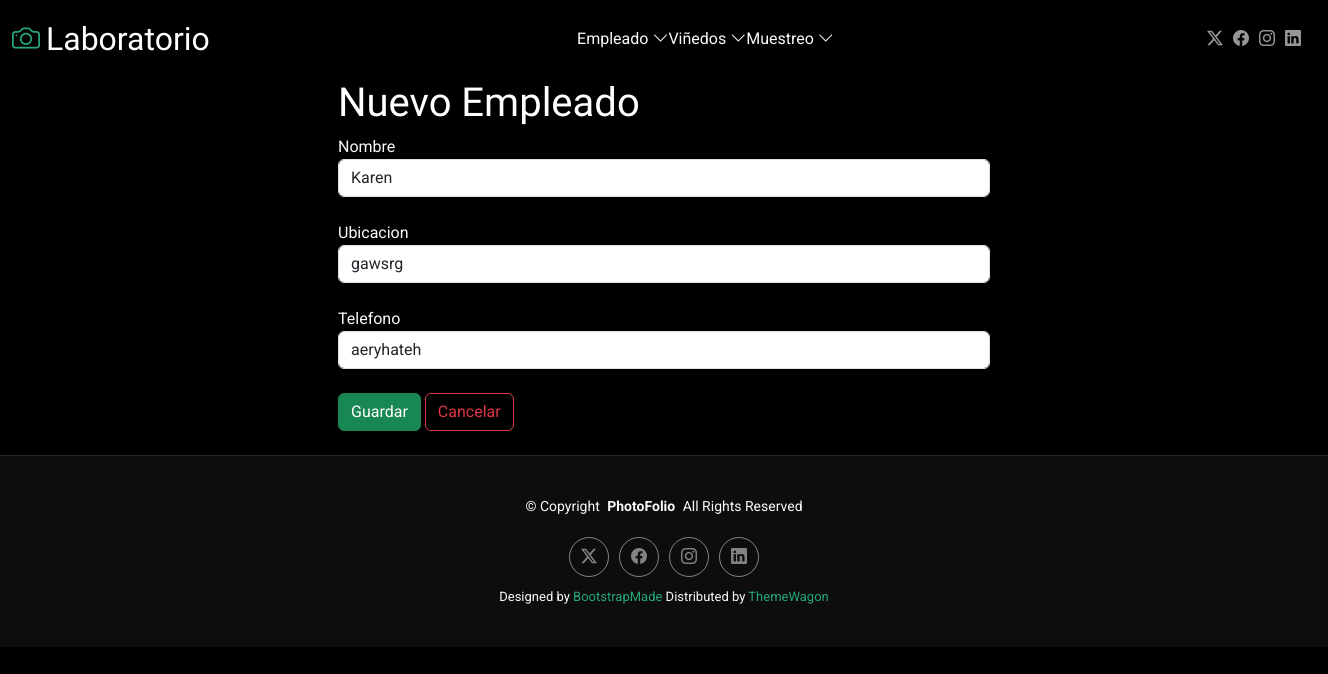
/editarEmpleado/3, run on the app's committed database.
### Aplicaciones/Empleado/models.py (models this page shows, shortened)
class Empleado(models.Model):
    id = models.AutoField(primary_key=True)
    nombre = models.CharField(max_length=100)
    ubicacion = models.CharField(max_length=200)
    telefono = models.CharField(max_length=20)

### Aplicaciones/Empleado/views.py (the view)
# urls.py: path('editarEmpleado/<id>',views.editarEmpleado),
def editarEmpleado(request,id):
    empleadoEditar=Empleado.objects.get(id=id)
    return render(request,"editarEmpleado.html",{'empleadoEditar':empleadoEditar})

### Aplicaciones/Empleado/templates/editarEmpleado.html (shortened to what this page needs)
{% extends 'plantilla.html' %}
{% load static %}
{% block body %}
<div class="row">
    <div class="col-md-3"></div>
    <div class="col-md-6 bg-black">
        <h1>Nuevo Empleado</h1>
        <form action="/procesarEdicionEmpleado" method="post">
            <label for="nombre">Nombre</label><br>
            <input class="form-control" type="text" name="nombre" id="nombre" value="{{empleadoEditar.nombre}}"><br>
            <label for="ubicacion">Ubicacion</label><br>
            <input class="form-control" type="text" name="ubicacion" id="ubicacion" value="{{empleadoEditar.ubicacion}}"><br>
            <label for="telefono">Telefono</label><br>
            <input class="form-control" type="text" name="telefono" id="telefono" value="{{empleadoEditar.telefono}}"><br>
            <button class="btn btn-success" type="submit">Guardar</button>
            <a class="btn btn-outline-danger" href="{% url 'inicioem' %}">Cancelar</a><br><br>
        </form>
    </div>
    <div class="col-md-3"></div>
</div>
{% endblock %}

### laboratorio/static/plantilla/Pho/assets/css/main.css (style rules this page uses)
:root { --default-font: "Roboto", system-ui, -apple-system, "Segoe UI", Roboto, "Helvetica Neue", Arial, "Noto Sans", "Liberation Sans", sans-serif, "Apple Color Emoji", "Segoe UI Emoji", "Segoe UI Symbol", "Noto Color Emoji"; --heading-font: "Cardo", sans-serif; --nav-font: "Inter", sans-serif; }
:root { --background-color: #000000; --default-color: #fafafa; --heading-color: #ffffff; --accent-color: #27a776; --surface-color: #1a1a1a; --contrast-color: #ffffff; }
:root { --nav-color: rgba(255, 255, 255, 0.5); --nav-hover-color: #ffffff; --nav-mobile-background-color: #1a1a1a; --nav-dropdown-background-color: #1a1a1a; --nav-dropdown-color: rgba(255, 255, 255, 0.5); --nav-dropdown-hover-color: #ffffff; }
:root { scroll-behavior: smooth; }
body { color: var(--default-color); background-color: var(--background-color); font-family: var(--default-font); }
a { color: var(--accent-color); text-decoration: none; transition: 0.3s; }
h1, h2, h3, h4, h5, h6 { color: var(--heading-color); font-family: var(--heading-font); }

### data on the page
Empleado: nombre "Karen", ubicacion "gawsrg", telefono "aeryhateh"
